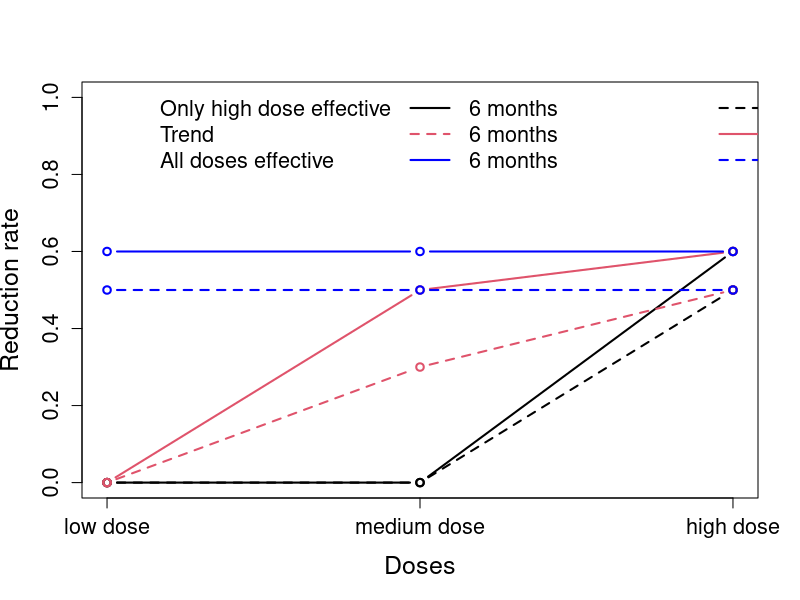
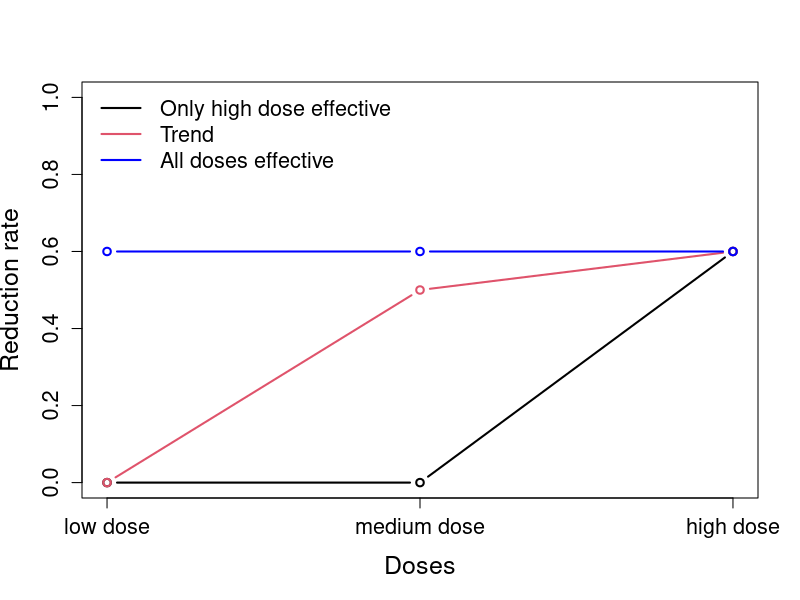

These figures' R source, in order: (Note: this script raises an error after producing the figures.)
#save.image(file='eWHORM.RData')
#load('yoursession.RData')


###################################################################
#oncho

mu<-19
sigma<-30
rmonth=1


##################################
#
# Simulation 1
#


r0_6no=0
r1_6no=0
r2_6no=0
r3_6no=0
r0_12no=0
r1_12no=0
r2_12no=0
r3_12no=0

r0_6lo=0
r1_6lo=0
r2_6lo=0
r3_6lo=0.5
r0_12lo=0
r1_12lo=0
r2_12lo=0
r3_12lo=0.6

r0_6me=0
r1_6me=0
r2_6me=0.3
r3_6me=0.5
r0_12me=0
r1_12me=0
r2_12me=0.5
r3_12me=0.6

r0_6hi=0
r1_6hi=0.5
r2_6hi=0.5
r3_6hi=0.5
r0_12hi=0
r1_12hi=0.6
r2_12hi=0.6
r3_12hi=0.6

pdf(file ="Scenarios.pdf", width = 10, height = 10, pointsize = 12, paper = "special")
plot(1:3,c(r1_6lo,r2_6lo,r3_6lo),type="b",lty=2,ylim=c(0,1),ylab="Reduction rate",xlab="Doses",lwd=2,xaxt="n",cex.lab=1.5,cex.axis=1.3)
axis(1,c(1:3),c("low dose","medium dose","high dose"),cex.axis=1.3,cex=1.3)#,c("Selection","condPow","Pow"),padj=-0.3,cex.axis=1.3)
legend("topleft",legend=c("Only high dose effective","Trend","All doses effective","6 months","6 months","6 months","12 months","12 months","12 months"),lwd=2,col=c("white","white","white",1,2,"blue",1,2,"blue"),bty="n",lty=c(2,1,2,1,2,1),ncol=3,cex=1.3)
lines(1:3,c(r1_12lo,r2_12lo,r3_12lo),type="b",lty=1,lwd=2)
lines(1:3,c(r1_12me,r2_12me,r3_12me),type="b",lty=1,lwd=2,col=2)
lines(1:3,c(r1_6me,r2_6me,r3_6me),type="b",lty=2,lwd=2,col=2)            
lines(1:3,c(r1_12hi,r2_12hi,r3_12hi),type="b",lty=1,lwd=2,col="blue")
lines(1:3,c(r1_6hi,r2_6hi,r3_6hi),type="b",lty=2,lwd=2,col="blue")            
dev.off()

pdf(file ="Scenarios_Trichuris.pdf", width = 10, height = 10, pointsize = 12, paper = "special")
plot(1:3,c(r1_12lo,r2_12lo,r3_12lo),type="b",lty=1,ylim=c(0,1),ylab="Reduction rate",xlab="Doses",lwd=2,xaxt="n",cex.lab=1.5,cex.axis=1.3)
axis(1,c(1:3),c("low dose","medium dose","high dose"),cex.axis=1.3,cex=1.3)#,c("Selection","condPow","Pow"),padj=-0.3,cex.axis=1.3)
legend("topleft",legend=c("Only high dose effective","Trend","All doses effective"),lwd=2,col=c(1,2,"blue"),bty="n",lty=c(1,1,1),ncol=1,cex=1.3)
lines(1:3,c(r1_12me,r2_12me,r3_12me),type="b",lty=1,lwd=2,col=2)
lines(1:3,c(r1_12hi,r2_12hi,r3_12hi),type="b",lty=1,lwd=2,col="blue")
dev.off()






mu_raw_0 = mu
sd_raw_0 = sigma 
rho = 0.5
n_trials=10000
n_arms = 4
N1<-c(80,80,80,120,120,120)
N = 200

alpha1<-c(.1,.2,.3,.1,.2,.3)
alpha=.025
sim_out1=1
sel_scen=0
side1=1
test1=0
dropout=.1
rr0=0
rr1=0
rr2=0
rr3=0

#no_effect

#simulation.global.null<-c(mu_raw_0, sd_raw_0, r0_6,r1_6,r2_6,r3_6, r0_12,r1_12,r2_12,r3_12,  rho ,   #data.matrix(expand.grid
#            n_trials,n_arms,N1 , N, rmonth, alpha1 , alpha,  sim_out1,sel_scen, side1, test1)#)

oncho_no_effect<-mapply(simul_res,mu_raw_0, sd_raw_0 , r0_6no,r1_6no,r2_6no,r3_6no, r0_12no,r1_12no,r2_12no,r3_12no,  rho ,
       n_trials,4,N1 , N, rmonth, alpha1 , alpha,
       sim_out1,sel_scen, side1,test1,dropout,rr0,rr1,rr2,rr3)



#low_effect
oncho_low_effect<-mapply(simul_res,mu_raw_0, sd_raw_0 , r0_6lo,r1_6lo,r2_6lo,r3_6lo, r0_12lo,r1_12lo,r2_12lo,r3_12lo,  rho ,
                        n_trials,4,N1 , N, rmonth, alpha1 , alpha,
                        sim_out1,sel_scen, side1,test1,dropout,rr0,rr1,rr2,rr3)


#med_effect

oncho_med_effect<-mapply(simul_res,mu_raw_0, sd_raw_0 , r0_6me,r1_6me,r2_6me,r3_6me, r0_12me,r1_12me,r2_12me,r3_12me,  rho ,
                         n_trials,4,N1 , N, rmonth, alpha1 , alpha,
                         sim_out1,sel_scen, side1,test1,dropout,rr0,rr1,rr2,rr3)



#high_effect

oncho_high_effect<-mapply(simul_res,mu_raw_0, sd_raw_0 , r0_6hi,r1_6hi,r2_6hi,r3_6hi, r0_12hi,r1_12hi,r2_12hi,r3_12hi,  rho ,
                         n_trials,4,N1 , N, rmonth, alpha1 , alpha,
                         sim_out1,sel_scen, side1,test1,dropout,rr0,rr1,rr2,rr3)




#Power
pdf(file ="Oncho_Pow.pdf", width = 12, height = 9, pointsize = 12, paper = "special")

par (mfrow=c(3,4), mar=c(1, 1, 1, 1), oma=c(3, 3, 1, 1))
#plot(1:3,oncho_no_effect[7,1:3],type="b",xaxt="n",ylim=c(0,1),lty=1,lwd=2,col=1)
#mtext(side=2,"Proportion",cex=1,line=2.1)#,line=2.2)
#mtext(side=3,"Low Dose",cex=1.3)#,line=2.2)
#lines(1:3,oncho_no_effect[7,4:6],type="b",lwd=2,col=2)
#lines(1:3,oncho_no_effect[11,1:3],type="b",lwd=2,col=3,lty=2)
#lines(1:3,oncho_no_effect[15,1:3],type="b",lwd=2,col=5,lty=2)

#plot(1:3,oncho_no_effect[8,1:3],type="b",xaxt="n",yaxt="n",ylim=c(0,1),lwd=2,col=1)
#mtext(side=3,"Medium Dose",cex=1.3)#,line=2.2)
#lines(1:3,oncho_no_effect[8,4:6],type="b",lwd=2,col=2)
#lines(1:3,oncho_no_effect[12,1:3],type="b",lwd=2,col=3,lty=2)
#lines(1:3,oncho_no_effect[16,1:3],type="b",lwd=2,col=5,lty=2)

#plot(1:3,oncho_no_effect[9,1:3],type="b",xaxt="n",yaxt="n",ylim=c(0,1),lwd=2,col=1)
#mtext(side=3,"High Dose",cex=1.3)#,line=2.2)
#lines(1:3,oncho_no_effect[9,4:6],type="b",lwd=2,col=2)
#lines(1:3,oncho_no_effect[13,1:3],type="b",lwd=2,col=3,lty=2)
#lines(1:3,oncho_no_effect[17,1:3],type="b",lwd=2,col=5,lty=2)

#plot(1:3,oncho_no_effect[10,1:3],type="b",xaxt="n",yaxt="n",ylim=c(0,1),lwd=2,col=1)
#mtext(side=3,"Disjunctive",cex=1.3)#,line=2.2)
#lines(1:3,oncho_no_effect[10,4:6],type="b",lwd=2,col=2)
#lines(1:3,oncho_no_effect[14,1:3],type="b",lwd=2,col=3,lty=2)
#lines(1:3,oncho_no_effect[18,1:3],type="b",lwd=2,col=5,lty=2)
#mtext(side=4,"Global null hypothesis",cex=1,line=1)#,line=2.2)



plot(1:3,oncho_low_effect[7,1:3],type="b",xaxt="n",ylim=c(0,1),lty=1,lwd=2,col=1,cex.axis=1.3)
legend("top",legend=c(expression(N[1]==80),expression(N[1]==120),"MA1","MA2"),lwd=2,col=c(1,2,3,4,"white","white"),lty=c(1,1,2,2),bty="n",cex=1.3)
mtext(side=2,"Proportion",cex=1,line=2.1)#,line=2.2)
mtext(side=3,"Low Dose",cex=1.3)#,line=2.2)
lines(1:3,oncho_low_effect[7,4:6],type="b",lty=1,lwd=2,col=2)
lines(1:3,oncho_low_effect[11,1:3],type="b",lwd=2,col=3,lty=2)
lines(1:3,oncho_low_effect[15,1:3],type="b",lwd=2,col=5,lty=2)

plot(1:3,oncho_low_effect[8,1:3],type="b",xaxt="n",yaxt="n",ylim=c(0,1),lwd=2,col=1)
mtext(side=3,"Medium Dose",cex=1.3)#,line=2.2)
lines(1:3,oncho_low_effect[8,4:6],type="b",lwd=2,col=2)
lines(1:3,oncho_low_effect[12,1:3],type="b",lwd=2,col=3,lty=2)
lines(1:3,oncho_low_effect[16,1:3],type="b",lwd=2,col=5,lty=2)

plot(1:3,oncho_low_effect[9,1:3],type="b",xaxt="n",yaxt="n",ylim=c(0,1),lwd=2,col=1)
mtext(side=3,"High Dose",cex=1.3)#,line=2.2)
lines(1:3,oncho_low_effect[9,4:6],type="b",lwd=2,col=2)
lines(1:3,oncho_low_effect[13,1:3],type="b",lwd=2,col=3,lty=2)
lines(1:3,oncho_low_effect[17,1:3],type="b",lwd=2,col=5,lty=2)

plot(1:3,oncho_low_effect[10,1:3],type="b",xaxt="n",yaxt="n",ylim=c(0,1),lwd=2,col=1)
lines(1:3,oncho_low_effect[10,4:6],type="b",lwd=2,col=2)
mtext(side=3,"Disjunctive",cex=1.3)#,line=2.2)lines(1:3,oncho_low_effect[10,4:6],type="b",lwd=2,col=2)
lines(1:3,oncho_low_effect[14,1:3],type="b",lwd=2,col=3,lty=2)
lines(1:3,oncho_low_effect[18,1:3],type="b",lwd=2,col=5,lty=2)
mtext(side=4,"Scenario high dose eff.",cex=1,line=1)#,line=2.2)


plot(1:3,oncho_med_effect[7,1:3],type="b",xaxt="n",ylim=c(0,1),lty=1,lwd=2,col=1,cex.axis=1.3)
mtext(side=2,"Proportion",cex=1,line=2.1)#,line=2.2)
lines(1:3,oncho_med_effect[7,4:6],type="b",lty=1,lwd=2,col=2)
lines(1:3,oncho_med_effect[11,1:3],type="b",lwd=2,col=3,lty=2)
lines(1:3,oncho_med_effect[15,1:3],type="b",lwd=2,col=5,lty=2)

plot(1:3,oncho_med_effect[8,1:3],type="b",xaxt="n",yaxt="n",ylim=c(0,1),lwd=2,col=1)
lines(1:3,oncho_med_effect[8,4:6],type="b",lwd=2,col=2)
lines(1:3,oncho_med_effect[12,1:3],type="b",lwd=2,col=3,lty=2)
lines(1:3,oncho_med_effect[16,1:3],type="b",lwd=2,col=5,lty=2)

plot(1:3,oncho_med_effect[9,1:3],type="b",xaxt="n",yaxt="n",ylim=c(0,1),lwd=2,col=1)
lines(1:3,oncho_med_effect[9,4:6],type="b",lwd=2,col=2)
lines(1:3,oncho_med_effect[13,1:3],type="b",lwd=2,col=3,lty=2)
lines(1:3,oncho_med_effect[17,1:3],type="b",lwd=2,col=5,lty=2)

plot(1:3,oncho_med_effect[10,1:3],type="b",xaxt="n",yaxt="n",ylim=c(0,1),lwd=2,col=1)
lines(1:3,oncho_med_effect[10,4:6],type="b",lwd=2,col=2)
lines(1:3,oncho_med_effect[14,1:3],type="b",lwd=2,col=3,lty=2)
lines(1:3,oncho_med_effect[18,1:3],type="b",lwd=2,col=5,lty=2)
mtext(side=4,"Scenario Trend",cex=1,line=1)#,line=2.2)

plot(1:3,oncho_high_effect[7,1:3],type="b",xaxt="n",ylim=c(0,1),lty=1,lwd=2,col=1,cex.axis=1.3)
mtext(side=2,"Proportion",cex=1,line=2.1)#,line=2.2)
lines(1:3,oncho_high_effect[7,4:6],type="b",lty=1,lwd=2,col=2)
lines(1:3,oncho_high_effect[11,1:3],type="b",lwd=2,col=3,lty=2)
lines(1:3,oncho_high_effect[15,1:3],type="b",lwd=2,col=5,lty=2)
axis(1,c(1:3),c("0.1","0.2","0.3"),padj=-0.3,cex.axis=1.3)#,c("Selection","condPow","Pow"),padj=-0.3,cex.axis=1.3)
mtext(side=1,expression(alpha[1]),cex=1,line=2)#,line=2.2)

plot(1:3,oncho_high_effect[8,1:3],type="b",xaxt="n",yaxt="n",ylim=c(0,1),lwd=2,col=1)
lines(1:3,oncho_high_effect[8,4:6],type="b",lwd=2,col=2)
lines(1:3,oncho_high_effect[12,1:3],type="b",lwd=2,col=3,lty=2)
lines(1:3,oncho_high_effect[16,1:3],type="b",lwd=2,col=5,lty=2)
axis(1,c(1:3),c("0.1","0.2","0.3"),padj=-0.3,cex.axis=1.3)#,c("Selection","condPow","Pow"),padj=-0.3,cex.axis=1.3)
mtext(side=1,expression(alpha[1]),cex=1,line=2)#,line=2.2)

plot(1:3,oncho_high_effect[9,1:3],type="b",xaxt="n",yaxt="n",ylim=c(0,1),lwd=2,col=1)
lines(1:3,oncho_high_effect[9,4:6],type="b",lwd=2,col=2)
lines(1:3,oncho_high_effect[13,1:3],type="b",lwd=2,col=3,lty=2)
lines(1:3,oncho_high_effect[17,1:3],type="b",lwd=2,col=5,lty=2)
axis(1,c(1:3),c("0.1","0.2","0.3"),padj=-0.3,cex.axis=1.3)#,c("Selection","condPow","Pow"),padj=-0.3,cex.axis=1.3)
mtext(side=1,expression(alpha[1]),cex=1,line=2)#,line=2.2)

plot(1:3,oncho_high_effect[10,1:3],type="b",xaxt="n",yaxt="n",ylim=c(0,1),lwd=2,col=1)
lines(1:3,oncho_high_effect[10,4:6],type="b",lwd=2,col=2)
lines(1:3,oncho_high_effect[14,1:3],type="b",lwd=2,col=3,lty=2)
lines(1:3,oncho_high_effect[18,1:3],type="b",lwd=2,col=5,lty=2)
mtext(side=4,"Scenario all dose eff.",cex=1,line=1)#,line=2.2)
axis(1,c(1:3),c("0.1","0.2","0.3"),padj=-0.3,cex.axis=1.3)#,c("Selection","condPow","Pow"),padj=-0.3,cex.axis=1.3)
mtext(side=1,expression(alpha[1]),cex=1,line=2)#,line=2.2)

dev.off()



#Selection
pdf(file ="Oncho_selection.pdf", width = 9, height = 12, pointsize = 12, paper = "special")

par (mfrow=c(4,3), mar=c(1, 1, 1, 1), oma=c(3, 3, 1, 1))
plot(1:3,oncho_no_effect[1,1:3],type="b",xaxt="n",ylim=c(0,1),lty=1,lwd=2,col=1)
legend("top",legend=c(expression(N[1]==80),expression(N[1]==120)),lwd=2,col=c(1,2),lty=c(1,1),bty="n",cex=1.3)
mtext(side=2,"Proportion",cex=1,line=2.1)#,line=2.2)
mtext(side=3,"Low Dose",cex=1.3)#,line=2.2)
#legend("topright",legend=c(expression(N[1]==60),expression(alpha[1]==0.1),expression(alpha[1]==0.2),expression(alpha[1]==0.3),expression(N[1]==90),expression(alpha[1]==0.1),expression(alpha[1]==0.2),expression(alpha[1]==0.3)),cex=.8,lwd=2,col=c("white",1:3,"white",4:6),lwd=2.5,ncol=2,bty="n",pch=c(1,1:3,1,4:6))
lines(1:3,oncho_no_effect[1,4:6],type="b",lwd=2,col=2)

plot(1:3,oncho_no_effect[2,1:3],type="b",xaxt="n",yaxt="n",ylim=c(0,1),lwd=2,col=1)
mtext(side=3,"Medium Dose",cex=1.3)#,line=2.2)
lines(1:3,oncho_no_effect[2,4:6],type="b",lwd=2,col=2)

plot(1:3,oncho_no_effect[3,1:3],type="b",xaxt="n",yaxt="n",ylim=c(0,1),lwd=2,col=1)
mtext(side=3,"High Dose",cex=1.3)#,line=2.2)
lines(1:3,oncho_no_effect[3,4:6],type="b",lwd=2,col=2)

mtext(side=4,"Global null hypothesis",cex=1,line=1)#,line=2.2)



plot(1:3,oncho_low_effect[1,1:3],type="b",xaxt="n",ylim=c(0,1),lty=1,lwd=2,col=1,cex.axis=1.3)
mtext(side=2,"Proportion",cex=1,line=2.1)#,line=2.2)
lines(1:3,oncho_low_effect[1,4:6],type="b",lty=1,lwd=2,col=2)

plot(1:3,oncho_low_effect[2,1:3],type="b",xaxt="n",yaxt="n",ylim=c(0,1),lwd=2,col=1)
lines(1:3,oncho_low_effect[2,4:6],type="b",lwd=2,col=2)

plot(1:3,oncho_low_effect[3,1:3],type="b",xaxt="n",yaxt="n",ylim=c(0,1),lwd=2,col=1)
lines(1:3,oncho_low_effect[3,4:6],type="b",lwd=2,col=2)
mtext(side=4,"Scenario high dose eff.",cex=1,line=1)#,line=2.2)


plot(1:3,oncho_med_effect[1,1:3],type="b",xaxt="n",ylim=c(0,1),lty=1,lwd=2,col=1,cex.axis=1.3)
mtext(side=2,"Proportion",cex=1,line=2.1)#,line=2.2)
lines(1:3,oncho_med_effect[1,4:6],type="b",lty=1,lwd=2,col=2)

plot(1:3,oncho_med_effect[2,1:3],type="b",xaxt="n",yaxt="n",ylim=c(0,1),lwd=2,col=1)
lines(1:3,oncho_med_effect[2,4:6],type="b",lwd=2,col=2)

plot(1:3,oncho_med_effect[3,1:3],type="b",xaxt="n",yaxt="n",ylim=c(0,1),lwd=2,col=1)
lines(1:3,oncho_med_effect[3,4:6],type="b",lwd=2,col=2)
mtext(side=4,"Scenario Trend",cex=1,line=1)#,line=2.2)

plot(1:3,oncho_high_effect[1,1:3],type="b",xaxt="n",ylim=c(0,1),lty=1,lwd=2,col=1,cex.axis=1.3)
mtext(side=2,"Proportion",cex=1,line=2.1)#,line=2.2)
lines(1:3,oncho_high_effect[1,4:6],type="b",lty=1,lwd=2,col=2)
axis(1,c(1:3),c("0.1","0.2","0.3"),padj=-0.3,cex.axis=1.3)#,c("Selection","condPow","Pow"),padj=-0.3,cex.axis=1.3)
mtext(side=1,expression(alpha[1]),cex=1,line=2)#,line=2.2)

plot(1:3,oncho_high_effect[2,1:3],type="b",xaxt="n",yaxt="n",ylim=c(0,1),lwd=2,col=1)
lines(1:3,oncho_high_effect[2,4:6],type="b",lwd=2,col=2)
axis(1,c(1:3),c("0.1","0.2","0.3"),padj=-0.3,cex.axis=1.3)#,c("Selection","condPow","Pow"),padj=-0.3,cex.axis=1.3)
mtext(side=1,expression(alpha[1]),cex=1,line=2)#,line=2.2)

plot(1:3,oncho_high_effect[3,1:3],type="b",xaxt="n",yaxt="n",ylim=c(0,1),lwd=2,col=1)
lines(1:3,oncho_high_effect[3,4:6],type="b",lwd=2,col=2)
axis(1,c(1:3),c("0.1","0.2","0.3"),padj=-0.3,cex.axis=1.3)#,c("Selection","condPow","Pow"),padj=-0.3,cex.axis=1.3)
mtext(side=1,expression(alpha[1]),cex=1,line=2)#,line=2.2)
mtext(side=4,"Scenario all dose eff.",cex=1,line=1)#,line=2.2)
dev.off()

#Conditional Power


pdf(file ="Oncho_condpower.pdf", width = 9, height = 9, pointsize = 12, paper = "special")
par (mfrow=c(3,3), mar=c(1, 1, 1, 1), oma=c(3, 3, 1, 1))
#plot(1:3,oncho_no_effect[4,1:3],type="b",xaxt="n",ylim=c(0,1),lty=1,lwd=2,col=1)
#mtext(side=2,"Proportion",cex=1,line=2.1)#,line=2.2)
#mtext(side=3,"Low Dose",cex=1.3)#,line=2.2)
#legend("topright",legend=c(expression(N[1]==60),expression(alpha[1]==0.1),expression(alpha[1]==0.2),expression(alpha[1]==0.3),expression(N[1]==90),expression(alpha[1]==0.1),expression(alpha[1]==0.2),expression(alpha[1]==0.3)),cex=.8,lwd=2,col=c("white",1:3,"white",4:6),lwd=2.5,ncol=2,bty="n",pch=c(1,1:3,1,4:6))
#lines(1:3,oncho_no_effect[4,4:6],type="b",lwd=2,col=2)

#plot(1:3,oncho_no_effect[5,1:3],type="b",xaxt="n",yaxt="n",ylim=c(0,1),lwd=2,col=1)
#mtext(side=3,"Medium Dose",cex=1.3)#,line=2.2)
#lines(1:3,oncho_no_effect[5,4:6],type="b",lwd=2,col=2)

#plot(1:3,oncho_no_effect[6,1:3],type="b",xaxt="n",yaxt="n",ylim=c(0,1),lwd=2,col=1)
#mtext(side=3,"High Dose",cex=1.3)#,line=2.2)
#lines(1:3,oncho_no_effect[6,4:6],type="b",lwd=2,col=2)

#mtext(side=4,"Global null hypothesis",cex=1,line=1)#,line=2.2)



plot(1:3,oncho_low_effect[4,1:3],type="b",xaxt="n",ylim=c(0,1),lty=1,lwd=2,col=1,cex.axis=1.3)
legend("top",legend=c(expression(N[1]==80),expression(N[1]==120)),lwd=2,col=c(1,2),lty=c(1,1),bty="n",cex=1.3)
mtext(side=3,"Low Dose",cex=1.3)#,line=2.2)
mtext(side=2,"Proportion",cex=1,line=2.1)#,line=2.2)
lines(1:3,oncho_low_effect[4,4:6],type="b",lty=1,lwd=2,col=2)

plot(1:3,oncho_low_effect[5,1:3],type="b",xaxt="n",yaxt="n",ylim=c(0,1),lwd=2,col=1)
mtext(side=3,"Medium Dose",cex=1.3)#,line=2.2)
lines(1:3,oncho_low_effect[5,4:6],type="b",lwd=2,col=2)

plot(1:3,oncho_low_effect[6,1:3],type="b",xaxt="n",yaxt="n",ylim=c(0,1),lwd=2,col=1)
mtext(side=3,"High Dose",cex=1.3)#,line=2.2)
lines(1:3,oncho_low_effect[6,4:6],type="b",lwd=2,col=2)
mtext(side=4,"Scenario high dose eff.",cex=1,line=1)#,line=2.2)


plot(1:3,oncho_med_effect[4,1:3],type="b",xaxt="n",ylim=c(0,1),lty=1,lwd=2,col=1,cex.axis=1.3)
mtext(side=2,"Proportion",cex=1,line=2.1)#,line=2.2)
lines(1:3,oncho_med_effect[4,4:6],type="b",lty=1,lwd=2,col=2)

plot(1:3,oncho_med_effect[5,1:3],type="b",xaxt="n",yaxt="n",ylim=c(0,1),lwd=2,col=1)
lines(1:3,oncho_med_effect[5,4:6],type="b",lwd=2,col=2)

plot(1:3,oncho_med_effect[6,1:3],type="b",xaxt="n",yaxt="n",ylim=c(0,1),lwd=2,col=1)
lines(1:3,oncho_med_effect[6,4:6],type="b",lwd=2,col=2)
mtext(side=4,"Scenario Trend",cex=1,line=1)#,line=2.2)

plot(1:3,oncho_high_effect[4,1:3],type="b",xaxt="n",ylim=c(0,1),lty=1,lwd=2,col=1,cex.axis=1.3)
mtext(side=2,"Proportion",cex=1,line=2.1)#,line=2.2)
lines(1:3,oncho_high_effect[4,4:6],type="b",lty=1,lwd=2,col=2)
axis(1,c(1:3),c("0.1","0.2","0.3"),padj=-0.3,cex.axis=1.3)#,c("Selection","condPow","Pow"),padj=-0.3,cex.axis=1.3)
mtext(side=1,expression(alpha[1]),cex=1,line=2)#,line=2.2)

plot(1:3,oncho_high_effect[5,1:3],type="b",xaxt="n",yaxt="n",ylim=c(0,1),lwd=2,col=1)
lines(1:3,oncho_high_effect[5,4:6],type="b",lwd=2,col=2)
axis(1,c(1:3),c("0.1","0.2","0.3"),padj=-0.3,cex.axis=1.3)#,c("Selection","condPow","Pow"),padj=-0.3,cex.axis=1.3)
mtext(side=1,expression(alpha[1]),cex=1,line=2)#,line=2.2)

plot(1:3,oncho_high_effect[6,1:3],type="b",xaxt="n",yaxt="n",ylim=c(0,1),lwd=2,col=1)
lines(1:3,oncho_high_effect[6,4:6],type="b",lwd=2,col=2)
axis(1,c(1:3),c("0.1","0.2","0.3"),padj=-0.3,cex.axis=1.3)#,c("Selection","condPow","Pow"),padj=-0.3,cex.axis=1.3)
mtext(side=1,expression(alpha[1]),cex=1,line=2)#,line=2.2)
mtext(side=4,"Scenario all dose eff.",cex=1,line=1)#,line=2.2)

dev.off()



##################################
#
# Simulation 2
#




###############################################################################################
###############################################################################################

#
#
#     Compare  linear model - t-test Wilcoxon
#
#


N1<-120
alpha1<-.3
sel_scen=c(0,0,0,1,1,1)
test1=c(0,2,3,0,2,3)

#no_effect

oncho_no_effect_test<-mapply(simul_res,mu_raw_0, sd_raw_0 , r0_6no,r1_6no,r2_6no,r3_6no, r0_12no,r1_12no,r2_12no,r3_12no,  rho ,
                        n_trials,4,N1 , N, rmonth, alpha1 , alpha,
                        sim_out1,sel_scen, side1,test1,dropout,rr0,rr1,rr2,rr3)

#low_effect
oncho_low_effect_test<-mapply(simul_res,mu_raw_0, sd_raw_0 , r0_6lo,r1_6lo,r2_6lo,r3_6lo, r0_12lo,r1_12lo,r2_12lo,r3_12lo,  rho ,
                         n_trials,4,N1 , N, rmonth, alpha1 , alpha,
                         sim_out1,sel_scen, side1,test1,dropout,rr0,rr1,rr2,rr3)

#med_effect

oncho_med_effect_test<-mapply(simul_res,mu_raw_0, sd_raw_0 , r0_6me,r1_6me,r2_6me,r3_6me, r0_12me,r1_12me,r2_12me,r3_12me,  rho ,
                         n_trials,4,N1 , N, rmonth, alpha1 , alpha,
                         sim_out1,sel_scen, side1,test1,dropout,rr0,rr1,rr2,rr3)

#high_effect

oncho_high_effect_test<-mapply(simul_res,mu_raw_0, sd_raw_0 , r0_6hi,r1_6hi,r2_6hi,r3_6hi, r0_12hi,r1_12hi,r2_12hi,r3_12hi,  rho ,
                          n_trials,4,N1 , N, rmonth, alpha1 , alpha,
                          sim_out1,sel_scen, side1,test1,dropout,rr0,rr1,rr2,rr3)







#Power
pdf(file ="Oncho_Pow_test.pdf", width = 12, height = 9, pointsize = 12, paper = "special")

par (mfrow=c(3,4), mar=c(1, 1, 1, 1), oma=c(3, 3, 1, 1))
#plot(1:3,oncho_no_effect_test[7,1:3],type="b",xaxt="n",ylim=c(0,1),lty=1,lwd=2,col=1)
#mtext(side=2,"Proportion",cex=1,line=2.1)#,line=2.2)
#mtext(side=3,"Low Dose",cex=1.3)#,line=2.2)
##legend("topright",legend=c(expression(N[1]==60),expression(alpha[1]==0.1),expression(alpha[1]==0.2),expression(alpha[1]==0.3),expression(N[1]==90),expression(alpha[1]==0.1),expression(alpha[1]==0.2),expression(alpha[1]==0.3)),cex=.8,lwd=2,col=c("white",1:3,"white",4:6),lwd=2.5,ncol=2,bty="n",pch=c(1,1:3,1,4:6))
#lines(1:3,oncho_no_effect_test[7,4:6],type="b",lwd=2,col=2)
#lines(1:3,oncho_no_effect_test[11,1:3],type="b",lwd=2,col=3,lty=2)
##lines(1:3,oncho_no_effect_test[11,4:6],type="b",lwd=2,col=4) #sollte das selbe sein wie in voriger Zeile, daher weglassen
#lines(1:3,oncho_no_effect_test[15,1:3],type="b",lwd=2,col=5,lty=2)

#plot(1:3,oncho_no_effect_test[8,1:3],type="b",xaxt="n",yaxt="n",ylim=c(0,1),lwd=2,col=1)
#mtext(side=3,"Medium Dose",cex=1.3)#,line=2.2)
#lines(1:3,oncho_no_effect_test[8,4:6],type="b",lwd=2,col=2)
#lines(1:3,oncho_no_effect_test[12,1:3],type="b",lwd=2,col=3,lty=2)
#lines(1:3,oncho_no_effect_test[16,1:3],type="b",lwd=2,col=5,lty=2)#

#plot(1:3,oncho_no_effect_test[9,1:3],type="b",xaxt="n",yaxt="n",ylim=c(0,1),lwd=2,col=1)
#mtext(side=3,"High Dose",cex=1.3)#,line=2.2)
#lines(1:3,oncho_no_effect_test[9,4:6],type="b",lwd=2,col=2)
#lines(1:3,oncho_no_effect_test[13,1:3],type="b",lwd=2,col=3,lty=2)
#lines(1:3,oncho_no_effect_test[17,1:3],type="b",lwd=2,col=5,lty=2)

#plot(1:3,oncho_no_effect_test[10,1:3],type="b",xaxt="n",yaxt="n",ylim=c(0,1),lwd=2,col=1)
#mtext(side=3,"Disjunctive",cex=1.3)#,line=2.2)
#lines(1:3,oncho_no_effect_test[10,4:6],type="b",lwd=2,col=2)
#lines(1:3,oncho_no_effect_test[14,1:3],type="b",lwd=2,col=3,lty=2)
#lines(1:3,oncho_no_effect_test[18,1:3],type="b",lwd=2,col=5,lty=2)
#mtext(side=4,"Global null hypothesis",cex=1,line=1)#,line=2.2)



plot(1:3,oncho_low_effect_test[7,1:3],type="b",xaxt="n",ylim=c(0,1),lty=1,lwd=2,col=1,cex.axis=1.3)
legend("top",legend=c("selection strategy 1","selection strategy 0","MA1","MA2"),lwd=2,col=c(1,2,3,4),lty=c(1,1,2,2),bty="n",cex=1.3)
mtext(side=2,"Proportion",cex=1,line=2.1)#,line=2.2)
mtext(side=3,"Low Dose",cex=1.3)#,line=2.2)
lines(1:3,oncho_low_effect_test[7,4:6],type="b",lty=1,lwd=2,col=2)
lines(1:3,oncho_low_effect_test[11,1:3],type="b",lwd=2,col=3,lty=2)
lines(1:3,oncho_low_effect_test[15,1:3],type="b",lwd=2,col=5,lty=2)

plot(1:3,oncho_low_effect_test[8,1:3],type="b",xaxt="n",yaxt="n",ylim=c(0,1),lwd=2,col=1)
mtext(side=3,"Medium Dose",cex=1.3)#,line=2.2)
lines(1:3,oncho_low_effect_test[8,4:6],type="b",lwd=2,col=2)
lines(1:3,oncho_low_effect_test[12,1:3],type="b",lwd=2,col=3,lty=2)
lines(1:3,oncho_low_effect_test[16,1:3],type="b",lwd=2,col=5,lty=2)

plot(1:3,oncho_low_effect_test[9,1:3],type="b",xaxt="n",yaxt="n",ylim=c(0,1),lwd=2,col=1)
mtext(side=3,"High Dose",cex=1.3)#,line=2.2)
lines(1:3,oncho_low_effect_test[9,4:6],type="b",lwd=2,col=2)
lines(1:3,oncho_low_effect_test[13,1:3],type="b",lwd=2,col=3,lty=2)
lines(1:3,oncho_low_effect_test[17,1:3],type="b",lwd=2,col=5,lty=2)

plot(1:3,oncho_low_effect_test[10,1:3],type="b",xaxt="n",yaxt="n",ylim=c(0,1),lwd=2,col=1)
mtext(side=3,"Disjunctive",cex=1.3)#,line=2.2)
lines(1:3,oncho_low_effect_test[10,4:6],type="b",lwd=2,col=2)
lines(1:3,oncho_low_effect_test[14,1:3],type="b",lwd=2,col=3,lty=2)
lines(1:3,oncho_low_effect_test[18,1:3],type="b",lwd=2,col=5,lty=2)
mtext(side=4,"Scenario high dose eff.",cex=1,line=1)#,line=2.2)


plot(1:3,oncho_med_effect_test[7,1:3],type="b",xaxt="n",ylim=c(0,1),lty=1,lwd=2,col=1,cex.axis=1.3)
mtext(side=2,"Proportion",cex=1,line=2.1)#,line=2.2)
lines(1:3,oncho_med_effect_test[7,4:6],type="b",lty=1,lwd=2,col=2)
lines(1:3,oncho_med_effect_test[11,1:3],type="b",lwd=2,col=3,lty=2)
lines(1:3,oncho_med_effect_test[15,1:3],type="b",lwd=2,col=5,lty=2)

plot(1:3,oncho_med_effect_test[8,1:3],type="b",xaxt="n",yaxt="n",ylim=c(0,1),lwd=2,col=1)
lines(1:3,oncho_med_effect_test[8,4:6],type="b",lwd=2,col=2)
lines(1:3,oncho_med_effect_test[12,1:3],type="b",lwd=2,col=3,lty=2)
lines(1:3,oncho_med_effect_test[16,1:3],type="b",lwd=2,col=5,lty=2)

plot(1:3,oncho_med_effect_test[9,1:3],type="b",xaxt="n",yaxt="n",ylim=c(0,1),lwd=2,col=1)
lines(1:3,oncho_med_effect_test[9,4:6],type="b",lwd=2,col=2)
lines(1:3,oncho_med_effect_test[13,1:3],type="b",lwd=2,col=3,lty=2)
lines(1:3,oncho_med_effect_test[17,1:3],type="b",lwd=2,col=5,lty=2)

plot(1:3,oncho_med_effect_test[10,1:3],type="b",xaxt="n",yaxt="n",ylim=c(0,1),lwd=2,col=1)
lines(1:3,oncho_med_effect_test[10,4:6],type="b",lwd=2,col=2)
lines(1:3,oncho_med_effect_test[14,1:3],type="b",lwd=2,col=3,lty=2)
lines(1:3,oncho_med_effect_test[18,1:3],type="b",lwd=2,col=5,lty=2)
mtext(side=4,"Scenario Trend",cex=1,line=1)#,line=2.2)

plot(1:3,oncho_high_effect_test[7,1:3],type="b",xaxt="n",ylim=c(0,1),lty=1,lwd=2,col=1,cex.axis=1.3)
mtext(side=2,"Proportion",cex=1,line=2.1)#,line=2.2)
lines(1:3,oncho_high_effect_test[7,4:6],type="b",lty=1,lwd=2,col=2)
lines(1:3,oncho_high_effect_test[11,1:3],type="b",lwd=2,col=3,lty=2)
lines(1:3,oncho_high_effect_test[15,1:3],type="b",lwd=2,col=5,lty=2)
axis(1,c(1:3),c("lm","t-test","Wilc (diff)"),padj=-0.3,cex.axis=1.3)#,c("Selection","condPow","Pow"),padj=-0.3,cex.axis=1.3)
mtext(side=1,"Analysis",cex=1,line=2)#,line=2.2)

plot(1:3,oncho_high_effect_test[8,1:3],type="b",xaxt="n",yaxt="n",ylim=c(0,1),lwd=2,col=1)
lines(1:3,oncho_high_effect_test[8,4:6],type="b",lwd=2,col=2)
lines(1:3,oncho_high_effect_test[12,1:3],type="b",lwd=2,col=3,lty=2)
lines(1:3,oncho_high_effect_test[16,1:3],type="b",lwd=2,col=5,lty=2)
axis(1,c(1:3),c("lm","t-test","Wilc (diff)"),padj=-0.3,cex.axis=1.3)#,c("Selection","condPow","Pow"),padj=-0.3,cex.axis=1.3)
mtext(side=1,"Analysis",cex=1,line=2)#,line=2.2)

plot(1:3,oncho_high_effect_test[9,1:3],type="b",xaxt="n",yaxt="n",ylim=c(0,1),lwd=2,col=1)
lines(1:3,oncho_high_effect_test[9,4:6],type="b",lwd=2,col=2)
lines(1:3,oncho_high_effect_test[13,1:3],type="b",lwd=2,col=3,lty=2)
lines(1:3,oncho_high_effect_test[17,1:3],type="b",lwd=2,col=5,lty=2)
axis(1,c(1:3),c("lm","t-test","Wilc (diff)"),padj=-0.3,cex.axis=1.3)#,c("Selection","condPow","Pow"),padj=-0.3,cex.axis=1.3)
mtext(side=1,"Analysis",cex=1,line=2)#,line=2.2)

plot(1:3,oncho_high_effect_test[10,1:3],type="b",xaxt="n",yaxt="n",ylim=c(0,1),lwd=2,col=1)
lines(1:3,oncho_high_effect_test[10,4:6],type="b",lwd=2,col=2)
lines(1:3,oncho_high_effect_test[14,1:3],type="b",lwd=2,col=3,lty=2)
lines(1:3,oncho_high_effect_test[18,1:3],type="b",lwd=2,col=5,lty=2)
mtext(side=4,"Scenario all dose eff.",cex=1,line=1)#,line=2.2)
axis(1,c(1:3),c("lm","t-test","Wilc (diff)"),padj=-0.3,cex.axis=1.3)#,c("Selection","condPow","Pow"),padj=-0.3,cex.axis=1.3)
mtext(side=1,"Analysis",cex=1,line=2)#,line=2.2)

dev.off()



#Selection
pdf(file ="Oncho_selection_test.pdf", width = 9, height = 12, pointsize = 12, paper = "special")

par (mfrow=c(4,3), mar=c(1, 1, 1, 1), oma=c(3, 3, 1, 1))
plot(1:3,oncho_no_effect_test[1,1:3],type="b",xaxt="n",ylim=c(0,1),lty=1,lwd=2,col=1,cex.axis=1.3)
legend("top",legend=c("selection strategy 1","selection strategy 0"),lwd=2,col=c(1,2,3,4),lty=c(1,1,2,2),bty="n",cex=1.3)
mtext(side=2,"Proportion",cex=1,line=2.1)#,line=2.2)
mtext(side=3,"Low Dose",cex=1.3)#,line=2.2)
#legend("topright",legend=c(expression(N[1]==60),expression(alpha[1]==0.1),expression(alpha[1]==0.2),expression(alpha[1]==0.3),expression(N[1]==90),expression(alpha[1]==0.1),expression(alpha[1]==0.2),expression(alpha[1]==0.3)),cex=.8,lwd=2,col=c("white",1:3,"white",4:6),lwd=2.5,ncol=2,bty="n",pch=c(1,1:3,1,4:6))
lines(1:3,oncho_no_effect_test[1,4:6],type="b",lwd=2,col=2)

plot(1:3,oncho_no_effect_test[2,1:3],type="b",xaxt="n",yaxt="n",ylim=c(0,1),lwd=2,col=1)
mtext(side=3,"Medium Dose",cex=1.3)#,line=2.2)
lines(1:3,oncho_no_effect_test[2,4:6],type="b",lwd=2,col=2)

plot(1:3,oncho_no_effect_test[3,1:3],type="b",xaxt="n",yaxt="n",ylim=c(0,1),lwd=2,col=1)
mtext(side=3,"High Dose",cex=1.3)#,line=2.2)
lines(1:3,oncho_no_effect_test[3,4:6],type="b",lwd=2,col=2)

mtext(side=4,"Global null hypothesis",cex=1,line=1)#,line=2.2)



plot(1:3,oncho_low_effect_test[1,1:3],type="b",xaxt="n",ylim=c(0,1),lty=1,lwd=2,col=1,cex.axis=1.3)
mtext(side=2,"Proportion",cex=1,line=2.1)#,line=2.2)
lines(1:3,oncho_low_effect_test[1,4:6],type="b",lty=1,lwd=2,col=2)

plot(1:3,oncho_low_effect_test[2,1:3],type="b",xaxt="n",yaxt="n",ylim=c(0,1),lwd=2,col=1)
lines(1:3,oncho_low_effect_test[2,4:6],type="b",lwd=2,col=2)

plot(1:3,oncho_low_effect_test[3,1:3],type="b",xaxt="n",yaxt="n",ylim=c(0,1),lwd=2,col=1)
lines(1:3,oncho_low_effect_test[3,4:6],type="b",lwd=2,col=2)
mtext(side=4,"Scenario high dose eff.",cex=1,line=1)#,line=2.2)


plot(1:3,oncho_med_effect_test[1,1:3],type="b",xaxt="n",ylim=c(0,1),lty=1,lwd=2,col=1,cex.axis=1.3)
mtext(side=2,"Proportion",cex=1,line=2.1)#,line=2.2)
lines(1:3,oncho_med_effect_test[1,4:6],type="b",lty=1,lwd=2,col=2)

plot(1:3,oncho_med_effect_test[2,1:3],type="b",xaxt="n",yaxt="n",ylim=c(0,1),lwd=2,col=1)
lines(1:3,oncho_med_effect_test[2,4:6],type="b",lwd=2,col=2)

plot(1:3,oncho_med_effect_test[3,1:3],type="b",xaxt="n",yaxt="n",ylim=c(0,1),lwd=2,col=1)
lines(1:3,oncho_med_effect_test[3,4:6],type="b",lwd=2,col=2)
mtext(side=4,"Scenario Trend",cex=1,line=1)#,line=2.2)

plot(1:3,oncho_high_effect_test[1,1:3],type="b",xaxt="n",ylim=c(0,1),lty=1,lwd=2,col=1,cex.axis=1.3)
mtext(side=2,"Proportion",cex=1,line=2.1)#,line=2.2)
lines(1:3,oncho_high_effect_test[1,4:6],type="b",lty=1,lwd=2,col=2)
axis(1,c(1:3),c("lm","t-test","Wilc (diff)"),padj=-0.3,cex.axis=1.3)#,c("Selection","condPow","Pow"),padj=-0.3,cex.axis=1.3)
mtext(side=1,"Analysis",cex=1,line=2)#,line=2.2)

plot(1:3,oncho_high_effect_test[2,1:3],type="b",xaxt="n",yaxt="n",ylim=c(0,1),lwd=2,col=1)
lines(1:3,oncho_high_effect_test[2,4:6],type="b",lwd=2,col=2)
axis(1,c(1:3),c("lm","t-test","Wilc (diff)"),padj=-0.3,cex.axis=1.3)#,c("Selection","condPow","Pow"),padj=-0.3,cex.axis=1.3)
mtext(side=1,"Analysis",cex=1,line=2)#,line=2.2)

plot(1:3,oncho_high_effect_test[3,1:3],type="b",xaxt="n",yaxt="n",ylim=c(0,1),lwd=2,col=1)
lines(1:3,oncho_high_effect_test[3,4:6],type="b",lwd=2,col=2)
axis(1,c(1:3),c("lm","t-test","Wilc (diff)"),padj=-0.3,cex.axis=1.3)#,c("Selection","condPow","Pow"),padj=-0.3,cex.axis=1.3)
mtext(side=1,"Analysis",cex=1,line=2)#,line=2.2)
mtext(side=4,"Scenario all dose eff.",cex=1,line=1)#,line=2.2)
dev.off()

#Conditional Power


pdf(file ="Oncho_condpower_test.pdf", width = 9, height = 9, pointsize = 12, paper = "special")
par (mfrow=c(3,3), mar=c(1, 1, 1, 1), oma=c(3, 3, 1, 1))
#plot(1:3,oncho_no_effect_test[4,1:3],type="b",xaxt="n",ylim=c(0,1),lty=1,lwd=2,col=1)
#mtext(side=2,"Proportion",cex=1,line=2.1)#,line=2.2)
#mtext(side=3,"Low Dose",cex=1.3)#,line=2.2)
##legend("topright",legend=c(expression(N[1]==60),expression(alpha[1]==0.1),expression(alpha[1]==0.2),expression(alpha[1]==0.3),expression(N[1]==90),expression(alpha[1]==0.1),expression(alpha[1]==0.2),expression(alpha[1]==0.3)),cex=.8,lwd=2,col=c("white",1:3,"white",4:6),lwd=2.5,ncol=2,bty="n",pch=c(1,1:3,1,4:6))
#lines(1:3,oncho_no_effect_test[4,4:6],type="b",lwd=2,col=2)

#plot(1:3,oncho_no_effect_test[5,1:3],type="b",xaxt="n",yaxt="n",ylim=c(0,1),lwd=2,col=1)
#mtext(side=3,"Medium Dose",cex=1.3)#,line=2.2)
#lines(1:3,oncho_no_effect_test[5,4:6],type="b",lwd=2,col=2)

#plot(1:3,oncho_no_effect_test[6,1:3],type="b",xaxt="n",yaxt="n",ylim=c(0,1),lwd=2,col=1)
#mtext(side=3,"High Dose",cex=1.3)#,line=2.2)
#lines(1:3,oncho_no_effect_test[6,4:6],type="b",lwd=2,col=2)
#mtext(side=4,"Global null hypothesis",cex=1,line=1)#,line=2.2)



plot(1:3,oncho_low_effect_test[4,1:3],type="b",xaxt="n",ylim=c(0,1),lty=1,lwd=2,col=1,cex.axis=1.3)
legend("top",legend=c("selection strategy 1","selection strategy 0"),lwd=2,col=c(1,2,3,4),lty=c(1,1,2,2),bty="n",cex=1.3)
mtext(side=3,"Low Dose",cex=1.3)#,line=2.2)
mtext(side=2,"Proportion",cex=1,line=2.1)#,line=2.2)
lines(1:3,oncho_low_effect_test[4,4:6],type="b",lty=1,lwd=2,col=2)

plot(1:3,oncho_low_effect_test[5,1:3],type="b",xaxt="n",yaxt="n",ylim=c(0,1),lwd=2,col=1)
mtext(side=3,"Medium Dose",cex=1.3)#,line=2.2)
lines(1:3,oncho_low_effect_test[5,4:6],type="b",lwd=2,col=2)

plot(1:3,oncho_low_effect_test[6,1:3],type="b",xaxt="n",yaxt="n",ylim=c(0,1),lwd=2,col=1)
mtext(side=3,"High Dose",cex=1.3)#,line=2.2)
lines(1:3,oncho_low_effect_test[6,4:6],type="b",lwd=2,col=2)
mtext(side=4,"Scenario high dose eff.",cex=1,line=1)#,line=2.2)


plot(1:3,oncho_med_effect_test[4,1:3],type="b",xaxt="n",ylim=c(0,1),lty=1,lwd=2,col=1,cex.axis=1.3)
mtext(side=2,"Proportion",cex=1,line=2.1)#,line=2.2)
lines(1:3,oncho_med_effect_test[4,4:6],type="b",lty=1,lwd=2,col=2)

plot(1:3,oncho_med_effect_test[5,1:3],type="b",xaxt="n",yaxt="n",ylim=c(0,1),lwd=2,col=1)
lines(1:3,oncho_med_effect_test[5,4:6],type="b",lwd=2,col=2)

plot(1:3,oncho_med_effect_test[6,1:3],type="b",xaxt="n",yaxt="n",ylim=c(0,1),lwd=2,col=1)
lines(1:3,oncho_med_effect_test[6,4:6],type="b",lwd=2,col=2)
mtext(side=4,"Scenario Trend",cex=1,line=1)#,line=2.2)

plot(1:3,oncho_high_effect_test[4,1:3],type="b",xaxt="n",ylim=c(0,1),lty=1,lwd=2,col=1,cex.axis=1.3)
mtext(side=2,"Proportion",cex=1,line=2.1)#,line=2.2)
lines(1:3,oncho_high_effect_test[4,4:6],type="b",lty=1,lwd=2,col=2)
axis(1,c(1:3),c("lm","t-test","Wilc (diff)"),padj=-0.3,cex.axis=1.3)#,c("Selection","condPow","Pow"),padj=-0.3,cex.axis=1.3)
mtext(side=1,"Analysis",cex=1,line=2)#,line=2.2)

plot(1:3,oncho_high_effect_test[5,1:3],type="b",xaxt="n",yaxt="n",ylim=c(0,1),lwd=2,col=1)
lines(1:3,oncho_high_effect_test[5,4:6],type="b",lwd=2,col=2)
axis(1,c(1:3),c("lm","t-test","Wilc (diff)"),padj=-0.3,cex.axis=1.3)#,c("Selection","condPow","Pow"),padj=-0.3,cex.axis=1.3)
mtext(side=1,"Analysis",cex=1,line=2)#,line=2.2)

plot(1:3,oncho_high_effect_test[6,1:3],type="b",xaxt="n",yaxt="n",ylim=c(0,1),lwd=2,col=1)
lines(1:3,oncho_high_effect_test[6,4:6],type="b",lwd=2,col=2)
axis(1,c(1:3),c("0.1","0.2","0.3"),padj=-0.3,cex.axis=1.3)#,c("Selection","condPow","Pow"),padj=-0.3,cex.axis=1.3)
axis(1,c(1:3),c("lm","t-test","Wilc (diff)"),padj=-0.3,cex.axis=1.3)#,c("Selection","condPow","Pow"),padj=-0.3,cex.axis=1.3)
mtext(side=1,"Analysis",cex=1,line=2)#,line=2.2)

dev.off()




#Error


pdf(file ="Oncho_Error.pdf", width = 12, height = 6, pointsize = 12, paper = "special")

par (mfrow=c(2,4), mar=c(1, 1, 1, 1), oma=c(3, 3, 1, 1))
plot(1:3,oncho_no_effect[7,1:3],type="b",xaxt="n",ylim=c(0,0.05),lty=1,lwd=2,col=1,cex.axis=1.3)
legend("top",legend=c(expression(N[1]==80),expression(N[1]==120),"MA1","MA2"),lwd=2,col=c(1,2,3,4),lty=c(1,1,2,2),bty="n",cex=1.3)
mtext(side=2,"FWER",cex=1,line=2.1)#,line=2.2)
mtext(side=3,"Low Dose",cex=1.3)#,line=2.2)
lines(1:3,oncho_no_effect[7,4:6],type="b",lwd=2,col=2)
lines(1:3,oncho_no_effect[11,1:3],type="b",lwd=2,col=3,lty=2)
lines(1:3,oncho_no_effect[15,1:3],type="b",lwd=2,col=5,lty=2)
abline(h=0.025)
axis(1,c(1:3),c("0.1","0.2","0.3"),padj=-0.3,cex.axis=1.3)#,c("Selection","condPow","Pow"),padj=-0.3,cex.axis=1.3)
mtext(side=1,expression(alpha[1]),cex=1,line=2)#,line=2.2)

plot(1:3,oncho_no_effect[8,1:3],type="b",xaxt="n",yaxt="n",ylim=c(0,0.05),lwd=2,col=1)
mtext(side=3,"Medium Dose",cex=1.3)#,line=2.2)
lines(1:3,oncho_no_effect[8,4:6],type="b",lwd=2,col=2)
lines(1:3,oncho_no_effect[12,1:3],type="b",lwd=2,col=3,lty=2)
lines(1:3,oncho_no_effect[16,1:3],type="b",lwd=2,col=5,lty=2)
abline(h=0.025)
axis(1,c(1:3),c("0.1","0.2","0.3"),padj=-0.3,cex.axis=1.3)#,c("Selection","condPow","Pow"),padj=-0.3,cex.axis=1.3)
mtext(side=1,expression(alpha[1]),cex=1,line=2)#,line=2.2)

plot(1:3,oncho_no_effect[9,1:3],type="b",xaxt="n",yaxt="n",ylim=c(0,0.05),lwd=2,col=1)
mtext(side=3,"High Dose",cex=1.3)#,line=2.2)
lines(1:3,oncho_no_effect[9,4:6],type="b",lwd=2,col=2)
lines(1:3,oncho_no_effect[13,1:3],type="b",lwd=2,col=3,lty=2)
lines(1:3,oncho_no_effect[17,1:3],type="b",lwd=2,col=5,lty=2)
abline(h=0.025)
axis(1,c(1:3),c("0.1","0.2","0.3"),padj=-0.3,cex.axis=1.3)#,c("Selection","condPow","Pow"),padj=-0.3,cex.axis=1.3)
mtext(side=1,expression(alpha[1]),cex=1,line=2)#,line=2.2)

plot(1:3,oncho_no_effect[10,1:3],type="b",xaxt="n",yaxt="n",ylim=c(0,0.05),lwd=2,col=1)
mtext(side=3,"Total Study FWER",cex=1.3)#,line=2.2)
lines(1:3,oncho_no_effect[10,4:6],type="b",lwd=2,col=2)
lines(1:3,oncho_no_effect[14,1:3],type="b",lwd=2,col=3,lty=2)
lines(1:3,oncho_no_effect[18,1:3],type="b",lwd=2,col=5,lty=2)
mtext(side=4,"Global null hypothesis",cex=1,line=1)#,line=2.2)
abline(h=0.025)
axis(1,c(1:3),c("0.1","0.2","0.3"),padj=-0.3,cex.axis=1.3)#,c("Selection","condPow","Pow"),padj=-0.3,cex.axis=1.3)
mtext(side=1,expression(alpha[1]),cex=1,line=2)#,line=2.2)



plot(1:3,oncho_no_effect_test[7,1:3],type="b",xaxt="n",ylim=c(0,0.05),lty=1,lwd=2,col=1,cex.axis=1.3)
legend("top",legend=c("selection strategy 1","selection strategy 0","MA1","MA2"),lwd=2,col=c(1,2,3,4),lty=c(1,1,2,2),bty="n",cex=1.3)
mtext(side=2,"Proportion",cex=1,line=2.1)#,line=2.2)
##legend("topright",legend=c(expression(N[1]==60),expression(alpha[1]==0.1),expression(alpha[1]==0.2),expression(alpha[1]==0.3),expression(N[1]==90),expression(alpha[1]==0.1),expression(alpha[1]==0.2),expression(alpha[1]==0.3)),cex=.8,lwd=2,col=c("white",1:3,"white",4:6),lwd=2.5,ncol=2,bty="n",pch=c(1,1:3,1,4:6))
lines(1:3,oncho_no_effect_test[7,4:6],type="b",lwd=2,col=2)
lines(1:3,oncho_no_effect_test[11,1:3],type="b",lwd=2,col=3,lty=2)
lines(1:3,oncho_no_effect_test[15,1:3],type="b",lwd=2,col=5,lty=2)
abline(h=0.025)
axis(1,c(1:3),c("lm","t-test","Wilc (diff)"),padj=-0.3,cex.axis=1.3)#,c("Selection","condPow","Pow"),padj=-0.3,cex.axis=1.3)
mtext(side=1,"Analysis",cex=1,line=2)#,line=2.2)

plot(1:3,oncho_no_effect_test[8,1:3],type="b",xaxt="n",yaxt="n",ylim=c(0,0.05),lwd=2,col=1)
lines(1:3,oncho_no_effect_test[8,4:6],type="b",lwd=2,col=2)
lines(1:3,oncho_no_effect_test[12,1:3],type="b",lwd=2,col=3,lty=2)
lines(1:3,oncho_no_effect_test[16,1:3],type="b",lwd=2,col=5,lty=2)#
abline(h=0.025)
axis(1,c(1:3),c("lm","t-test","Wilc (diff)"),padj=-0.3,cex.axis=1.3)#,c("Selection","condPow","Pow"),padj=-0.3,cex.axis=1.3)
mtext(side=1,"Analysis",cex=1,line=2)#,line=2.2)

plot(1:3,oncho_no_effect_test[9,1:3],type="b",xaxt="n",yaxt="n",ylim=c(0,0.05),lwd=2,col=1)
lines(1:3,oncho_no_effect_test[9,4:6],type="b",lwd=2,col=2)
lines(1:3,oncho_no_effect_test[13,1:3],type="b",lwd=2,col=3,lty=2)
lines(1:3,oncho_no_effect_test[17,1:3],type="b",lwd=2,col=5,lty=2)
abline(h=0.025)
axis(1,c(1:3),c("lm","t-test","Wilc (diff)"),padj=-0.3,cex.axis=1.3)#,c("Selection","condPow","Pow"),padj=-0.3,cex.axis=1.3)
mtext(side=1,"Analysis",cex=1,line=2)#,line=2.2)

plot(1:3,oncho_no_effect_test[10,1:3],type="b",xaxt="n",yaxt="n",ylim=c(0,0.05),lwd=2,col=1)
lines(1:3,oncho_no_effect_test[10,4:6],type="b",lwd=2,col=2)
lines(1:3,oncho_no_effect_test[14,1:3],type="b",lwd=2,col=3,lty=2)
lines(1:3,oncho_no_effect_test[18,1:3],type="b",lwd=2,col=5,lty=2)
mtext(side=4,"Global null hypothesis",cex=1,line=1)#,line=2.2)
abline(h=0.025)
axis(1,c(1:3),c("lm","t-test","Wilc (diff)"),padj=-0.3,cex.axis=1.3)#,c("Selection","condPow","Pow"),padj=-0.3,cex.axis=1.3)
mtext(side=1,"Analysis",cex=1,line=2)#,line=2.2)

dev.off()















##################################
#
# Simulation 3
#




###############################################################################################
###############################################################################################

#
#
#     Add total responder; Compare  linear model - t-test Wilcoxon
#
#


N1<-120
alpha1<-.3
sel_scen=c(0,0,0)
test1=c(0,2,3,4)
rr0<-.1
rr1<-.1
rr2<-.1
rr3<-.1
#no_effect

oncho_no_effect_resp<-mapply(simul_res,mu_raw_0, sd_raw_0 , r0_6no,r1_6no,r2_6no,r3_6no, r0_12no,r1_12no,r2_12no,r3_12no,  rho ,
                             n_trials,4,N1 , N, rmonth, alpha1 , alpha,
                             sim_out1,sel_scen, side1,test1,dropout,rr0,rr1,rr2,rr3)

rr0<-.1
rr1<-.1
rr2<-.1
rr3<-r3_12lo-.1

#low_effect
oncho_low_effect_resp<-mapply(simul_res,mu_raw_0, sd_raw_0 , r0_6lo,r1_6lo,r2_6lo,r3_6lo, r0_12lo,r1_12lo,r2_12lo,r3_12lo,  rho ,
                              n_trials,4,N1 , N, rmonth, alpha1 , alpha,
                              sim_out1,sel_scen, side1,test1,dropout,rr0,rr1,rr2,rr3)

#med_effect
rr0<-.1
rr1<-.1
rr2<-r2_12me-.1
rr3<-r3_12me-.1

oncho_med_effect_resp<-mapply(simul_res,mu_raw_0, sd_raw_0 , r0_6me,r1_6me,r2_6me,r3_6me, r0_12me,r1_12me,r2_12me,r3_12me,  rho ,
                              n_trials,4,N1 , N, rmonth, alpha1 , alpha,
                              sim_out1,sel_scen, side1,test1,dropout,rr0,rr1,rr2,rr3)

#high_effect

rr0<-.1
rr1<-r1_12hi-.1
rr2<-r2_12hi-.1
rr3<-r3_12hi-.1

oncho_high_effect_resp<-mapply(simul_res,mu_raw_0, sd_raw_0 , r0_6hi,r1_6hi,r2_6hi,r3_6hi, r0_12hi,r1_12hi,r2_12hi,r3_12hi,  rho ,
                               n_trials,4,N1 , N, rmonth, alpha1 , alpha,
                               sim_out1,sel_scen, side1,test1,dropout,rr0,rr1,rr2,rr3)







#Power



#Power
pdf(file ="Oncho_Pow_resp.pdf", width = 12, height = 9, pointsize = 12, paper = "special")

par (mfrow=c(3,4), mar=c(1, 1, 1, 1), oma=c(3, 3, 1, 1))
#plot(1:4,oncho_no_effect_resp[7,1:4],type="b",xaxt="n",ylim=c(0,1),lty=1,lwd=2,col=1)
#mtext(side=2,"Proportion",cex=1,line=2.1)#,line=2.2)
#mtext(side=3,"Low Dose",cex=1.3)#,line=2.2)
##legend("topright",legend=c(expression(N[1]==60),expression(alpha[1]==0.1),expression(alpha[1]==0.2),expression(alpha[1]==0.3),expression(N[1]==90),expression(alpha[1]==0.1),expression(alpha[1]==0.2),expression(alpha[1]==0.3)),cex=.8,lwd=2,col=c("white",1:4,"white",4:6),lwd=2.5,ncol=2,bty="n",pch=c(1,1:4,1,4:6))
#lines(1:4,oncho_no_effect_resp[7,4:6],type="b",lwd=2,col=2)
#lines(1:4,oncho_no_effect_resp[11,1:4],type="b",lwd=2,col=3,lty=2)
##lines(1:4,oncho_no_effect_resp[11,4:6],type="b",lwd=2,col=4) #sollte das selbe sein wie in voriger Zeile, daher weglassen
#lines(1:4,oncho_no_effect_resp[15,1:4],type="b",lwd=2,col=5,lty=2)

#plot(1:4,oncho_no_effect_resp[8,1:4],type="b",xaxt="n",yaxt="n",ylim=c(0,1),lwd=2,col=1)
#mtext(side=3,"Medium Dose",cex=1.3)#,line=2.2)
#lines(1:4,oncho_no_effect_resp[8,4:6],type="b",lwd=2,col=2)
#lines(1:4,oncho_no_effect_resp[12,1:4],type="b",lwd=2,col=3,lty=2)
#lines(1:4,oncho_no_effect_resp[16,1:4],type="b",lwd=2,col=5,lty=2)#

#plot(1:4,oncho_no_effect_resp[9,1:4],type="b",xaxt="n",yaxt="n",ylim=c(0,1),lwd=2,col=1)
#mtext(side=3,"High Dose",cex=1.3)#,line=2.2)
#lines(1:4,oncho_no_effect_resp[9,4:6],type="b",lwd=2,col=2)
#lines(1:4,oncho_no_effect_resp[13,1:4],type="b",lwd=2,col=3,lty=2)
#lines(1:4,oncho_no_effect_resp[17,1:4],type="b",lwd=2,col=5,lty=2)

#plot(1:4,oncho_no_effect_resp[10,1:4],type="b",xaxt="n",yaxt="n",ylim=c(0,1),lwd=2,col=1)
#mtext(side=3,"Disjunctive",cex=1.3)#,line=2.2)
#lines(1:4,oncho_no_effect_resp[10,4:6],type="b",lwd=2,col=2)
#lines(1:4,oncho_no_effect_resp[14,1:4],type="b",lwd=2,col=3,lty=2)
#lines(1:4,oncho_no_effect_resp[18,1:4],type="b",lwd=2,col=5,lty=2)
#mtext(side=4,"Global null hypothesis",cex=1,line=1)#,line=2.2)



plot(1:4,oncho_low_effect_resp[7,1:4],type="b",xaxt="n",ylim=c(0,1),lty=1,lwd=2,col=1,cex.axis=1.3)
#legend("top",legend=c(expression(N[1]==80),expression(N[1]==120),"MA1","MA2"),lwd=2,col=c(1,2,3,4),lty=c(1,1,2,2),bty="n")
mtext(side=2,"Proportion",cex=1,line=2.1)#,line=2.2)
mtext(side=3,"Low Dose",cex=1.3)#,line=2.2)
#lines(1:4,oncho_low_effect_resp[7,4:6],type="b",lty=1,lwd=2,col=2)
lines(1:4,oncho_low_effect_resp[11,1:4],type="b",lwd=2,col=3,lty=2)
lines(1:4,oncho_low_effect_resp[15,1:4],type="b",lwd=2,col=5,lty=2)

plot(1:4,oncho_low_effect_resp[8,1:4],type="b",xaxt="n",yaxt="n",ylim=c(0,1),lwd=2,col=1)
mtext(side=3,"Medium Dose",cex=1.3)#,line=2.2)
#lines(1:4,oncho_low_effect_resp[8,4:6],type="b",lwd=2,col=2)
lines(1:4,oncho_low_effect_resp[12,1:4],type="b",lwd=2,col=3,lty=2)
lines(1:4,oncho_low_effect_resp[16,1:4],type="b",lwd=2,col=5,lty=2)

plot(1:4,oncho_low_effect_resp[9,1:4],type="b",xaxt="n",yaxt="n",ylim=c(0,1),lwd=2,col=1)
mtext(side=3,"High Dose",cex=1.3)#,line=2.2)
#lines(1:4,oncho_low_effect_resp[9,4:6],type="b",lwd=2,col=2)
lines(1:4,oncho_low_effect_resp[13,1:4],type="b",lwd=2,col=3,lty=2)
lines(1:4,oncho_low_effect_resp[17,1:4],type="b",lwd=2,col=5,lty=2)

plot(1:4,oncho_low_effect_resp[10,1:4],type="b",xaxt="n",yaxt="n",ylim=c(0,1),lwd=2,col=1)
mtext(side=3,"Disjunctive",cex=1.3)#,line=2.2)
#lines(1:4,oncho_low_effect_resp[10,4:6],type="b",lwd=2,col=2)
lines(1:4,oncho_low_effect_resp[14,1:4],type="b",lwd=2,col=3,lty=2)
lines(1:4,oncho_low_effect_resp[18,1:4],type="b",lwd=2,col=5,lty=2)
mtext(side=4,"Scenario high dose eff.",cex=1,line=1)#,line=2.2)


plot(1:4,oncho_med_effect_resp[7,1:4],type="b",xaxt="n",ylim=c(0,1),lty=1,lwd=2,col=1,cex.axis=1.3)
mtext(side=2,"Proportion",cex=1,line=2.1)#,line=2.2)
#lines(1:4,oncho_med_effect_resp[7,4:6],type="b",lty=1,lwd=2,col=2)
lines(1:4,oncho_med_effect_resp[11,1:4],type="b",lwd=2,col=3,lty=2)
lines(1:4,oncho_med_effect_resp[15,1:4],type="b",lwd=2,col=5,lty=2)

plot(1:4,oncho_med_effect_resp[8,1:4],type="b",xaxt="n",yaxt="n",ylim=c(0,1),lwd=2,col=1)
#lines(1:4,oncho_med_effect_resp[8,4:6],type="b",lwd=2,col=2)
lines(1:4,oncho_med_effect_resp[12,1:4],type="b",lwd=2,col=3,lty=2)
lines(1:4,oncho_med_effect_resp[16,1:4],type="b",lwd=2,col=5,lty=2)

plot(1:4,oncho_med_effect_resp[9,1:4],type="b",xaxt="n",yaxt="n",ylim=c(0,1),lwd=2,col=1)
#lines(1:4,oncho_med_effect_resp[9,4:6],type="b",lwd=2,col=2)
lines(1:4,oncho_med_effect_resp[13,1:4],type="b",lwd=2,col=3,lty=2)
lines(1:4,oncho_med_effect_resp[17,1:4],type="b",lwd=2,col=5,lty=2)

plot(1:4,oncho_med_effect_resp[10,1:4],type="b",xaxt="n",yaxt="n",ylim=c(0,1),lwd=2,col=1)
#lines(1:4,oncho_med_effect_resp[10,4:6],type="b",lwd=2,col=2)
lines(1:4,oncho_med_effect_resp[14,1:4],type="b",lwd=2,col=3,lty=2)
lines(1:4,oncho_med_effect_resp[18,1:4],type="b",lwd=2,col=5,lty=2)
mtext(side=4,"Scenario Trend",cex=1,line=1)#,line=2.2)

plot(1:4,oncho_high_effect_resp[7,1:4],type="b",xaxt="n",ylim=c(0,1),lty=1,lwd=2,col=1,cex.axis=1.3)
mtext(side=2,"Proportion",cex=1,line=2.1)#,line=2.2)
#lines(1:4,oncho_high_effect_resp[7,4:6],type="b",lty=1,lwd=2,col=2)
lines(1:4,oncho_high_effect_resp[11,1:4],type="b",lwd=2,col=3,lty=2)
lines(1:4,oncho_high_effect_resp[15,1:4],type="b",lwd=2,col=5,lty=2)
axis(1,c(1:4),c("lm","t-test","Wilc (diff)","Wilc (val)"),padj=-0.3,cex.axis=1.3)#,c("Selection","condPow","Pow"),padj=-0.3,cex.axis=1.3)
mtext(side=1,"Analysis",cex=1,line=2)#,line=2.2)

plot(1:4,oncho_high_effect_resp[8,1:4],type="b",xaxt="n",yaxt="n",ylim=c(0,1),lwd=2,col=1)
#lines(1:4,oncho_high_effect_resp[8,4:6],type="b",lwd=2,col=2)
lines(1:4,oncho_high_effect_resp[12,1:4],type="b",lwd=2,col=3,lty=2)
lines(1:4,oncho_high_effect_resp[16,1:4],type="b",lwd=2,col=5,lty=2)
axis(1,c(1:4),c("lm","t-test","Wilc (diff)","Wilc (val)"),padj=-0.3,cex.axis=1.3)#,c("Selection","condPow","Pow"),padj=-0.3,cex.axis=1.3)
mtext(side=1,"Analysis",cex=1,line=2)#,line=2.2)

plot(1:4,oncho_high_effect_resp[9,1:4],type="b",xaxt="n",yaxt="n",ylim=c(0,1),lwd=2,col=1)
#lines(1:4,oncho_high_effect_resp[9,4:6],type="b",lwd=2,col=2)
lines(1:4,oncho_high_effect_resp[13,1:4],type="b",lwd=2,col=3,lty=2)
lines(1:4,oncho_high_effect_resp[17,1:4],type="b",lwd=2,col=5,lty=2)
axis(1,c(1:4),c("lm","t-test","Wilc (diff)","Wilc (val)"),padj=-0.3,cex.axis=1.3)#,c("Selection","condPow","Pow"),padj=-0.3,cex.axis=1.3)
mtext(side=1,"Analysis",cex=1,line=2)#,line=2.2)

plot(1:4,oncho_high_effect_resp[10,1:4],type="b",xaxt="n",yaxt="n",ylim=c(0,1),lwd=2,col=1)
#lines(1:4,oncho_high_effect_resp[10,4:6],type="b",lwd=2,col=2)
lines(1:4,oncho_high_effect_resp[14,1:4],type="b",lwd=2,col=3,lty=2)
lines(1:4,oncho_high_effect_resp[18,1:4],type="b",lwd=2,col=5,lty=2)
mtext(side=4,"Scenario all dose eff.",cex=1,line=1)#,line=2.2)
axis(1,c(1:4),c("lm","t-test","Wilc (diff)","Wilc (val)"),padj=-0.3,cex.axis=1.3)#,c("Selection","condPow","Pow"),padj=-0.3,cex.axis=1.3)
mtext(side=1,"Analysis",cex=1,line=2)#,line=2.2)

dev.off()



#Selection
pdf(file ="Oncho_selection_resp.pdf", width = 9, height = 12, pointsize = 12, paper = "special")

par (mfrow=c(4,3), mar=c(1, 1, 1, 1), oma=c(3, 3, 1, 1))
plot(1:4,oncho_no_effect_resp[1,1:4],type="b",xaxt="n",ylim=c(0,1),lty=1,lwd=2,col=1,cex.axis=1.3)
#legend("top",legend=c(expression(N[1]==80),expression(N[1]==120)),lwd=2,col=c(1,2,3,4),lty=c(1,1,2,2),bty="n")
mtext(side=2,"Proportion",cex=1,line=2.1)#,line=2.2)
mtext(side=3,"Low Dose",cex=1.3)#,line=2.2)
#legend("topright",legend=c(expression(N[1]==60),expression(alpha[1]==0.1),expression(alpha[1]==0.2),expression(alpha[1]==0.3),expression(N[1]==90),expression(alpha[1]==0.1),expression(alpha[1]==0.2),expression(alpha[1]==0.3)),cex=.8,lwd=2,col=c("white",1:4,"white",4:6),lwd=2.5,ncol=2,bty="n",pch=c(1,1:4,1,4:6))
#lines(1:4,oncho_no_effect_resp[1,4:6],type="b",lwd=2,col=2)

plot(1:4,oncho_no_effect_resp[2,1:4],type="b",xaxt="n",yaxt="n",ylim=c(0,1),lwd=2,col=1)
mtext(side=3,"Medium Dose",cex=1.3)#,line=2.2)
#lines(1:4,oncho_no_effect_resp[2,4:6],type="b",lwd=2,col=2)

plot(1:4,oncho_no_effect_resp[3,1:4],type="b",xaxt="n",yaxt="n",ylim=c(0,1),lwd=2,col=1)
mtext(side=3,"High Dose",cex=1.3)#,line=2.2)
#lines(1:4,oncho_no_effect_resp[3,4:6],type="b",lwd=2,col=2)

mtext(side=4,"Global null hypothesis",cex=1,line=1)#,line=2.2)



plot(1:4,oncho_low_effect_resp[1,1:4],type="b",xaxt="n",ylim=c(0,1),lty=1,lwd=2,col=1,cex.axis=1.3)
mtext(side=2,"Proportion",cex=1,line=2.1)#,line=2.2)
#lines(1:4,oncho_low_effect_resp[1,4:6],type="b",lty=1,lwd=2,col=2)

plot(1:4,oncho_low_effect_resp[2,1:4],type="b",xaxt="n",yaxt="n",ylim=c(0,1),lwd=2,col=1)
#lines(1:4,oncho_low_effect_resp[2,4:6],type="b",lwd=2,col=2)

plot(1:4,oncho_low_effect_resp[3,1:4],type="b",xaxt="n",yaxt="n",ylim=c(0,1),lwd=2,col=1)
#lines(1:4,oncho_low_effect_resp[3,4:6],type="b",lwd=2,col=2)
mtext(side=4,"Scenario high dose eff.",cex=1,line=1)#,line=2.2)


plot(1:4,oncho_med_effect_resp[1,1:4],type="b",xaxt="n",ylim=c(0,1),lty=1,lwd=2,col=1,cex.axis=1.3)
mtext(side=2,"Proportion",cex=1,line=2.1)#,line=2.2)
#lines(1:4,oncho_med_effect_resp[1,4:6],type="b",lty=1,lwd=2,col=2)

plot(1:4,oncho_med_effect_resp[2,1:4],type="b",xaxt="n",yaxt="n",ylim=c(0,1),lwd=2,col=1)
#lines(1:4,oncho_med_effect_resp[2,4:6],type="b",lwd=2,col=2)

plot(1:4,oncho_med_effect_resp[3,1:4],type="b",xaxt="n",yaxt="n",ylim=c(0,1),lwd=2,col=1)
#lines(1:4,oncho_med_effect_resp[3,4:6],type="b",lwd=2,col=2)
mtext(side=4,"Scenario Trend",cex=1,line=1)#,line=2.2)

plot(1:4,oncho_high_effect_resp[1,1:4],type="b",xaxt="n",ylim=c(0,1),lty=1,lwd=2,col=1,cex.axis=1.3)
mtext(side=2,"Proportion",cex=1,line=2.1)#,line=2.2)
#lines(1:4,oncho_high_effect_resp[1,4:6],type="b",lty=1,lwd=2,col=2)
axis(1,c(1:4),c("lm","t-test","Wilc (diff)","Wilc (val)"),padj=-0.3,cex.axis=1.3)#,c("Selection","condPow","Pow"),padj=-0.3,cex.axis=1.3)
mtext(side=1,"Analysis",cex=1,line=2)#,line=2.2)

plot(1:4,oncho_high_effect_resp[2,1:4],type="b",xaxt="n",yaxt="n",ylim=c(0,1),lwd=2,col=1)
#lines(1:4,oncho_high_effect_resp[2,4:6],type="b",lwd=2,col=2)
axis(1,c(1:4),c("lm","t-test","Wilc (diff)","Wilc (val)"),padj=-0.3,cex.axis=1.3)#,c("Selection","condPow","Pow"),padj=-0.3,cex.axis=1.3)
mtext(side=1,"Analysis",cex=1,line=2)#,line=2.2)

plot(1:4,oncho_high_effect_resp[3,1:4],type="b",xaxt="n",yaxt="n",ylim=c(0,1),lwd=2,col=1)
#lines(1:4,oncho_high_effect_resp[3,4:6],type="b",lwd=2,col=2)
axis(1,c(1:4),c("lm","t-test","Wilc (diff)","Wilc (val)"),padj=-0.3,cex.axis=1.3)#,c("Selection","condPow","Pow"),padj=-0.3,cex.axis=1.3)
mtext(side=1,"Analysis",cex=1,line=2)#,line=2.2)
mtext(side=4,"Scenario all dose eff.",cex=1,line=1)#,line=2.2)
dev.off()

#Conditional Power


pdf(file ="Oncho_condpower_resp.pdf", width = 9, height = 9, pointsize = 12, paper = "special")
par (mfrow=c(3,3), mar=c(1, 1, 1, 1), oma=c(3, 3, 1, 1))
#plot(1:4,oncho_no_effect_resp[4,1:4],type="b",xaxt="n",ylim=c(0,1),lty=1,lwd=2,col=1)
#mtext(side=2,"Proportion",cex=1,line=2.1)#,line=2.2)
#mtext(side=3,"Low Dose",cex=1.3)#,line=2.2)
##legend("topright",legend=c(expression(N[1]==60),expression(alpha[1]==0.1),expression(alpha[1]==0.2),expression(alpha[1]==0.3),expression(N[1]==90),expression(alpha[1]==0.1),expression(alpha[1]==0.2),expression(alpha[1]==0.3)),cex=.8,lwd=2,col=c("white",1:4,"white",4:6),lwd=2.5,ncol=2,bty="n",pch=c(1,1:4,1,4:6))
#lines(1:4,oncho_no_effect_resp[4,4:6],type="b",lwd=2,col=2)

#plot(1:4,oncho_no_effect_resp[5,1:4],type="b",xaxt="n",yaxt="n",ylim=c(0,1),lwd=2,col=1)
#mtext(side=3,"Medium Dose",cex=1.3)#,line=2.2)
#lines(1:4,oncho_no_effect_resp[5,4:6],type="b",lwd=2,col=2)

#plot(1:4,oncho_no_effect_resp[6,1:4],type="b",xaxt="n",yaxt="n",ylim=c(0,1),lwd=2,col=1)
#mtext(side=3,"High Dose",cex=1.3)#,line=2.2)
#lines(1:4,oncho_no_effect_resp[6,4:6],type="b",lwd=2,col=2)
#mtext(side=4,"Global null hypothesis",cex=1,line=1)#,line=2.2)



plot(1:4,oncho_low_effect_resp[4,1:4],type="b",xaxt="n",ylim=c(0,1),lty=1,lwd=2,col=1,cex.axis=1.3)
#legend("top",legend=c(expression(N[1]==80),expression(N[1]==120)),lwd=2,col=c(1,2,3,4),lty=c(1,1,2,2),bty="n")
mtext(side=3,"Low Dose",cex=1.3)#,line=2.2)
mtext(side=2,"Proportion",cex=1,line=2.1)#,line=2.2)
#lines(1:4,oncho_low_effect_resp[4,4:6],type="b",lty=1,lwd=2,col=2)

plot(1:4,oncho_low_effect_resp[5,1:4],type="b",xaxt="n",yaxt="n",ylim=c(0,1),lwd=2,col=1)
mtext(side=3,"Medium Dose",cex=1.3)#,line=2.2)
#lines(1:4,oncho_low_effect_resp[5,4:6],type="b",lwd=2,col=2)

plot(1:4,oncho_low_effect_resp[6,1:4],type="b",xaxt="n",yaxt="n",ylim=c(0,1),lwd=2,col=1)
mtext(side=3,"High Dose",cex=1.3)#,line=2.2)
#lines(1:4,oncho_low_effect_resp[6,4:6],type="b",lwd=2,col=2)
mtext(side=4,"Scenario high dose eff.",cex=1,line=1)#,line=2.2)


plot(1:4,oncho_med_effect_resp[4,1:4],type="b",xaxt="n",ylim=c(0,1),lty=1,lwd=2,col=1,cex.axis=1.3)
mtext(side=2,"Proportion",cex=1,line=2.1)#,line=2.2)
#lines(1:4,oncho_med_effect_resp[4,4:6],type="b",lty=1,lwd=2,col=2)

plot(1:4,oncho_med_effect_resp[5,1:4],type="b",xaxt="n",yaxt="n",ylim=c(0,1),lwd=2,col=1)
#lines(1:4,oncho_med_effect_resp[5,4:6],type="b",lwd=2,col=2)

plot(1:4,oncho_med_effect_resp[6,1:4],type="b",xaxt="n",yaxt="n",ylim=c(0,1),lwd=2,col=1)
#lines(1:4,oncho_med_effect_resp[6,4:6],type="b",lwd=2,col=2)
mtext(side=4,"Scenario Trend",cex=1,line=1)#,line=2.2)

plot(1:4,oncho_high_effect_resp[4,1:4],type="b",xaxt="n",ylim=c(0,1),lty=1,lwd=2,col=1,cex.axis=1.3)
mtext(side=2,"Proportion",cex=1,line=2.1)#,line=2.2)
#lines(1:4,oncho_high_effect_resp[4,4:6],type="b",lty=1,lwd=2,col=2)
axis(1,c(1:4),c("lm","t-test","Wilc (diff)","Wilc (val)"),padj=-0.3,cex.axis=1.3)#,c("Selection","condPow","Pow"),padj=-0.3,cex.axis=1.3)
mtext(side=1,"Analysis",cex=1,line=2)#,line=2.2)

plot(1:4,oncho_high_effect_resp[5,1:4],type="b",xaxt="n",yaxt="n",ylim=c(0,1),lwd=2,col=1)
#lines(1:4,oncho_high_effect_resp[5,4:6],type="b",lwd=2,col=2)
axis(1,c(1:4),c("lm","t-test","Wilc (diff)","Wilc (val)"),padj=-0.3,cex.axis=1.3)#,c("Selection","condPow","Pow"),padj=-0.3,cex.axis=1.3)
mtext(side=1,"Analysis",cex=1,line=2)#,line=2.2)

plot(1:4,oncho_high_effect_resp[6,1:4],type="b",xaxt="n",yaxt="n",ylim=c(0,1),lwd=2,col=1)
#lines(1:4,oncho_high_effect_resp[6,4:6],type="b",lwd=2,col=2)
axis(1,c(1:4),c("lm","t-test","Wilc (diff)","Wilc (val)"),padj=-0.3,cex.axis=1.3)#,c("Selection","condPow","Pow"),padj=-0.3,cex.axis=1.3)
mtext(side=1,"Analysis",cex=1,line=2)#,line=2.2)

dev.off()




#Error


pdf(file ="Oncho_Error_resp.pdf", width = 12, height = 3, pointsize = 12, paper = "special")

par (mfrow=c(1,4), mar=c(1, 1, 1, 1), oma=c(3, 3, 1, 1))



plot(1:4,oncho_no_effect_resp[7,1:4],type="b",xaxt="n",ylim=c(0,0.05),lty=1,lwd=2,col=1,cex.axis=1.3)
mtext(side=2,"Proportion",cex=1,line=2.1)#,line=2.2)
##legend("topright",legend=c(expression(N[1]==60),expression(alpha[1]==0.1),expression(alpha[1]==0.2),expression(alpha[1]==0.3),expression(N[1]==90),expression(alpha[1]==0.1),expression(alpha[1]==0.2),expression(alpha[1]==0.3)),cex=.8,lwd=2,col=c("white",1:4,"white",4:6),lwd=2.5,ncol=2,bty="n",pch=c(1,1:4,1,4:6))
#lines(1:4,oncho_no_effect_resp[7,4:6],type="b",lwd=2,col=2)
lines(1:4,oncho_no_effect_resp[11,1:4],type="b",lwd=2,col=3,lty=2)
lines(1:4,oncho_no_effect_resp[15,1:4],type="b",lwd=2,col=5,lty=2)
abline(h=0.025)
axis(1,c(1:4),c("lm","t-test","Wilc (diff)","Wilc (val)"),padj=-0.3,cex.axis=1.3)#,c("Selection","condPow","Pow"),padj=-0.3,cex.axis=1.3)
mtext(side=1,"Analysis",cex=1,line=2)#,line=2.2)
mtext(side=3,"Low Dose",cex=1.3)#,line=2.2)

plot(1:4,oncho_no_effect_resp[8,1:4],type="b",xaxt="n",yaxt="n",ylim=c(0,0.05),lwd=2,col=1)
#lines(1:4,oncho_no_effect_resp[8,4:6],type="b",lwd=2,col=2)
lines(1:4,oncho_no_effect_resp[12,1:4],type="b",lwd=2,col=3,lty=2)
lines(1:4,oncho_no_effect_resp[16,1:4],type="b",lwd=2,col=5,lty=2)#
abline(h=0.025)
axis(1,c(1:4),c("lm","t-test","Wilc (diff)","Wilc (val)"),padj=-0.3,cex.axis=1.3)#,c("Selection","condPow","Pow"),padj=-0.3,cex.axis=1.3)
mtext(side=1,"Analysis",cex=1,line=2)#,line=2.2)
mtext(side=3,"Medium dose",cex=1.3)#,line=2.2)


plot(1:4,oncho_no_effect_resp[9,1:4],type="b",xaxt="n",yaxt="n",ylim=c(0,0.05),lwd=2,col=1)
#lines(1:4,oncho_no_effect_resp[9,4:6],type="b",lwd=2,col=2)
lines(1:4,oncho_no_effect_resp[13,1:4],type="b",lwd=2,col=3,lty=2)
lines(1:4,oncho_no_effect_resp[17,1:4],type="b",lwd=2,col=5,lty=2)
abline(h=0.025)
axis(1,c(1:4),c("lm","t-test","Wilc (diff)","Wilc (val)"),padj=-0.3,cex.axis=1.3)#,c("Selection","condPow","Pow"),padj=-0.3,cex.axis=1.3)
mtext(side=1,"Analysis",cex=1,line=2)#,line=2.2)
mtext(side=3,"High dose",cex=1.3)#,line=2.2)

plot(1:4,oncho_no_effect_resp[10,1:4],type="b",xaxt="n",yaxt="n",ylim=c(0,0.05),lwd=2,col=1)
#lines(1:4,oncho_no_effect_resp[10,4:6],type="b",lwd=2,col=2)
lines(1:4,oncho_no_effect_resp[14,1:4],type="b",lwd=2,col=3,lty=2)
lines(1:4,oncho_no_effect_resp[18,1:4],type="b",lwd=2,col=5,lty=2)
mtext(side=4,"Global null hypothesis",cex=1,line=1)#,line=2.2)
abline(h=0.025)
axis(1,c(1:4),c("lm","t-test","Wilc (diff)","Wilc (val)"),padj=-0.3,cex.axis=1.3)#,c("Selection","condPow","Pow"),padj=-0.3,cex.axis=1.3)
mtext(side=1,"Analysis",cex=1,line=2)#,line=2.2)
mtext(side=3,"Total Study FWER",cex=1.3)#,line=2.2)

dev.off()
